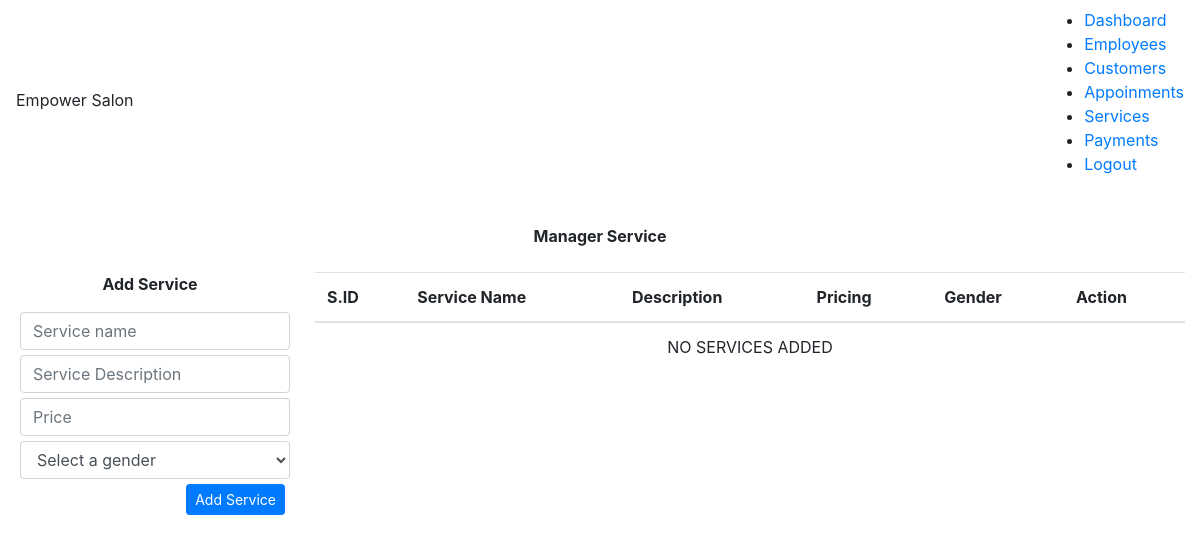
Before: /manage_service.php (signed in) with the older database file.
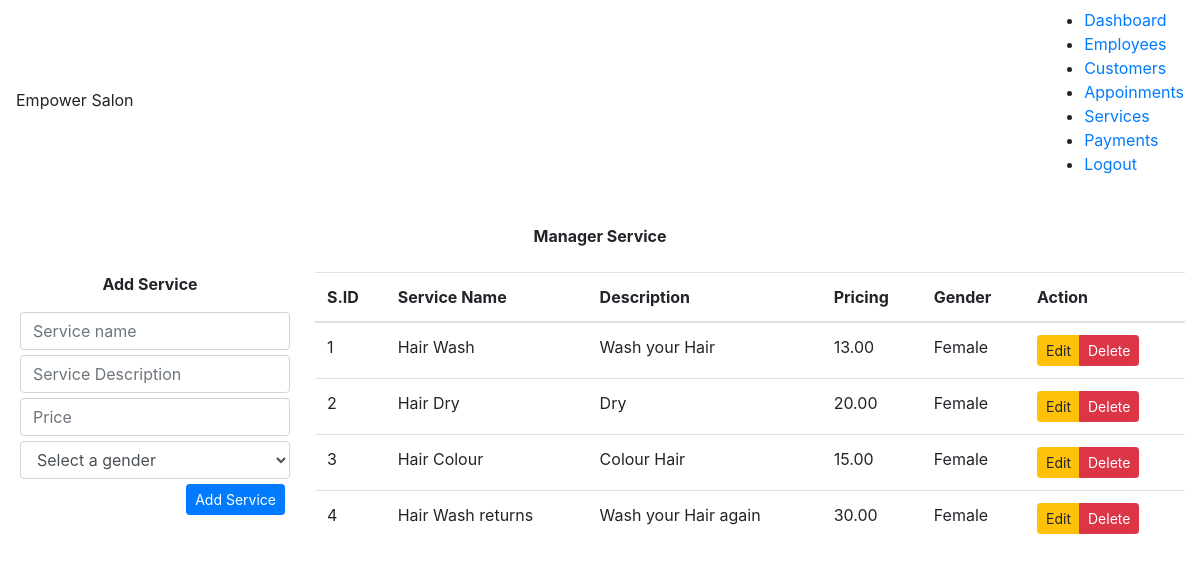
After: the same page with the newer database file.
### tables this page shows
CREATE TABLE `services` (
  `id` int(11) NOT NULL,
  `name` varchar(255) NOT NULL,
  `description` varchar(255) NOT NULL,
  `price` decimal(5,2) NOT NULL,
  `gender` varchar(250) NOT NULL DEFAULT 'Female'
);

### manage_service.php (the view, shortened to what this page needs)
<?php
	include_once('configs/db.php');
	include('dashboard_header.php');
	$services = [];
	$sql_query = "select * from services";
	$result = mysqli_query($db_conn,$sql_query);
	if($result)
	{
		$services = mysqli_fetch_all($result);
	}
?>
<!DOCTYPE html>
<html lang="en">
<head>
    <link rel="stylesheet" href="https://maxcdn.bootstrapcdn.com/bootstrap/4.4.1/css/bootstrap.min.css">
</head>
<body>
	<div class="container-fluid">
		<p class="text-center font-weight-bold m-4">Manager Service</p>
		<div class="row">
			<div class="col-md-3">
				<form action="actions/service/add_service.php" class="form-group" method="POST">
					<p class="text-center font-weight-bold">Add Service</p>
					<input type="text" class="form-control" placeholder="Service name" name="ser_name" required>
					<input type="text" class="form-control" placeholder="Service Description" name="ser_desc" required>
					<input type="number" class="form-control" placeholder="Price" name="ser_price" required>
					<select class="form-control" name="ser_gender" required>
					<option disabled selected value>Select a gender</option>
					</select>
					<div class="text-right">
						<input type="submit" value="Add Service" class="btn btn-sm btn-primary">
					</div>
				</form>
			</div>
			<div class="col-md-9">
				<table class="table">
					<thead>
						<tr>
							<th>S.ID</th>
							<th>Service Name</th>
							<th>Description</th>
							<th>Pricing</th>
							<th>Gender</th>
							<th>Action</th>
						</tr>
						<?php if(empty($services)):?>
							<tr align="center">
							<td colspan="6"> NO SERVICES ADDED </td>
							</tr>
						<?php else:?>
						<?php
						foreach($services as $key=>$service)
						{
						echo '
							<tr>
								<td>'.($key+1).'</td>
								<td>'.$service[1].'</td>
								<td>'.$service[2].'</td>
								<td>'.$service[3].'</td>
								<td>'.$service[4].'</td>
								<td>
									<div class="btn-group btn-group-sm">
									<button type="button" class="btn btn-warning  edit-service" onclick=edit_service('.$service[0].')>Edit</button>
									<button type="button" class="btn btn-danger"  onclick=del_service_alert('.$service[0].')>Delete</button>
									</div>
								</td>
							</tr>';
						}
						?>
						<?php endif; ?>
					</thead>
				</table>
			</div>
		</div>
	</div>
</body>
</html>

Changed rows visible on the page:
added services: name "Hair Wash", description "Wash your Hair", price "13.00", gender "Female"
added services: name "Hair Dry", description "Dry", price "20.00", gender "Female"
added services: name "Hair Colour", description "Colour Hair", price "15.00", gender "Female"
added services: name "Hair Wash returns", description "Wash your Hair again", price "30.00", gender "Female"
Other visible differences:
text no longer shown: "NO SERVICES ADDED"
